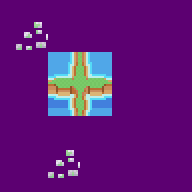

This game map was drawn from its Tiled (.tmx) file and the tilesets committed beside it. A one-line description and the full map source follow:
An orthogonal 6x6 tile map with 32x32 px tiles, 1 tile layer (Tile Layer 1).

<map version="1.4" tiledversion="1.4.3" orientation="orthogonal" renderorder="right-down" width="6" height="6" tilewidth="32" tileheight="32" infinite="0" backgroundcolor="#5c0071" nextlayerid="2" nextobjectid="1">
 <tileset firstgid="1" source="basic-tileoffset.tsx" />
 <layer id="1" name="Tile Layer 1" width="6" height="6">
  <data encoding="csv">
58,2,3,0,0,0,
20,21,22,0,0,0,
39,40,41,0,0,0,
0,0,0,0,0,0,
0,58,0,0,0,0,
0,0,0,0,0,0
</data>
 </layer>
</map>
